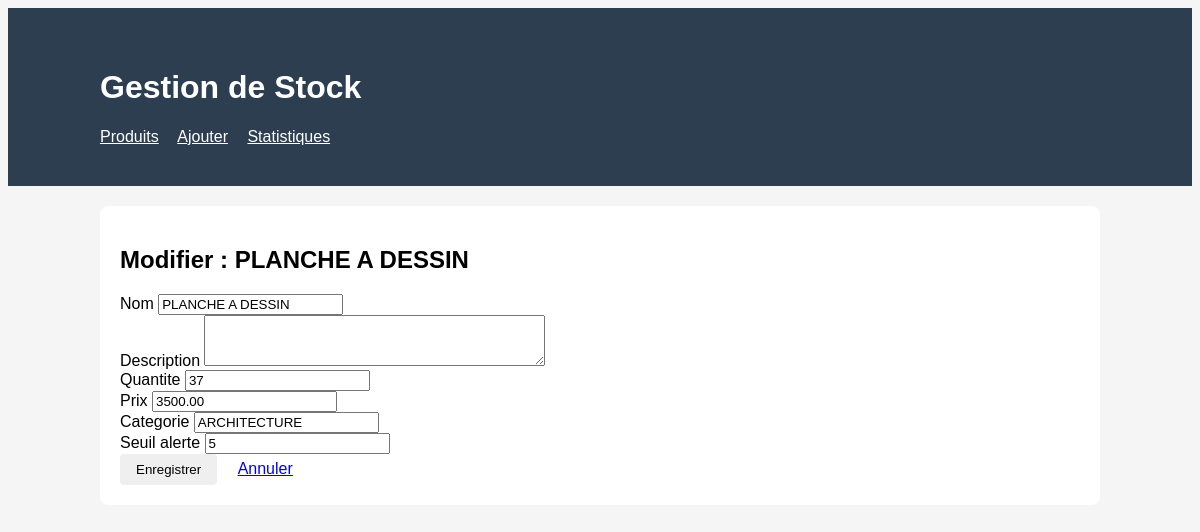
/modifier/4/, run on the app's committed database.
### stock/models.py (models this page shows, shortened)
class Produit(models.Model):
    nom = models.CharField(max_length=100)
    description = models.TextField(blank=True)
    quantite = models.PositiveIntegerField(default=0)
    prix = models.DecimalField(max_digits=10, decimal_places=2)
    categorie = models.CharField(max_length=50)
    seuil_alerte = models.PositiveIntegerField(default=5)
    date_ajout = models.DateTimeField(auto_now_add=True)
    class Meta:
        ordering = ['nom']

### stock/views.py (the view)
# urls.py: path('modifier/<int:pk>/', views.modifier_produit, name='modifier_produit'),
def modifier_produit(request, pk):
    produit = get_object_or_404(Produit, pk=pk)
    if request.method == 'POST':
        form = ProduitForm(request.POST, instance=produit)
        if form.is_valid():
            form.save()
            messages.success(request, f'Produit "{produit.nom}" modifié !')
            return redirect('liste_produits')
    else:
        form = ProduitForm(instance=produit)
    return render(request, 'stock/formulaire.html', {
        'form': form,
        'titre': f'Modifier : {produit.nom}'
    })

### stock/forms.py
class ProduitForm(forms.ModelForm):
    class Meta:
        model = Produit
        fields = ['nom', 'description', 'quantite', 'prix',
          'categorie', 'seuil_alerte']
        widgets = {
    'nom': forms.TextInput(attrs={
        'class': 'form-input',
        'placeholder': 'Nom du produit'
    }),
    'description': forms.Textarea(attrs={
        'class': 'form-input',
        'rows': 3
    }),
    'quantite': forms.NumberInput(attrs={
        'class': 'form-input',
        'min': 0
    }),
    'prix': forms.NumberInput(attrs={'class': 'form-input',
'step': '0.01',
'min': 0
}),
'categorie': forms.TextInput(attrs={
'class': 'form-input',
'placeholder': 'Ex: Électronique'
}),
'seuil_alerte': forms.NumberInput(attrs={
'class': 'form-input',
'min': 0
}),
}

### stock/templates/stock/formulaire.html (shortened to what this page needs)
{% extends 'stock/base.html' %}
{% block contenu %}
<div class="card">
<h2>{{ titre }}</h2>
<form method="post">
{% for field in form %}
<div class="form-group">
<label>{{ field.label }}</label>
{{ field }}
</div>
{% endfor %}<button type="submit" class="btn btn-success">Enregistrer</button>
<a href="{% url 'liste_produits' %}" class="btn">Annuler</a>
</form>
</div>
{% endblock %}

### stock/templates/stock/base.html (style rules this page uses)
body { font-family: Arial, sans-serif; background: #f5f5f5; }
.card { background: white; padding: 20px; border-radius: 8px; }
.btn { padding: 8px 16px; border: none; border-radius: 4px; }

### data on the page
Produit: form "PLANCHE A DESSIN" "37" "3500.00" "ARCHITECTURE" "5"

### other printed values
{{ titre }} "Modifier : PLANCHE A DESSIN"
{{ field.label }} "Nom" "Description" "Quantite" "Prix" "Categorie" "Seuil alerte"
